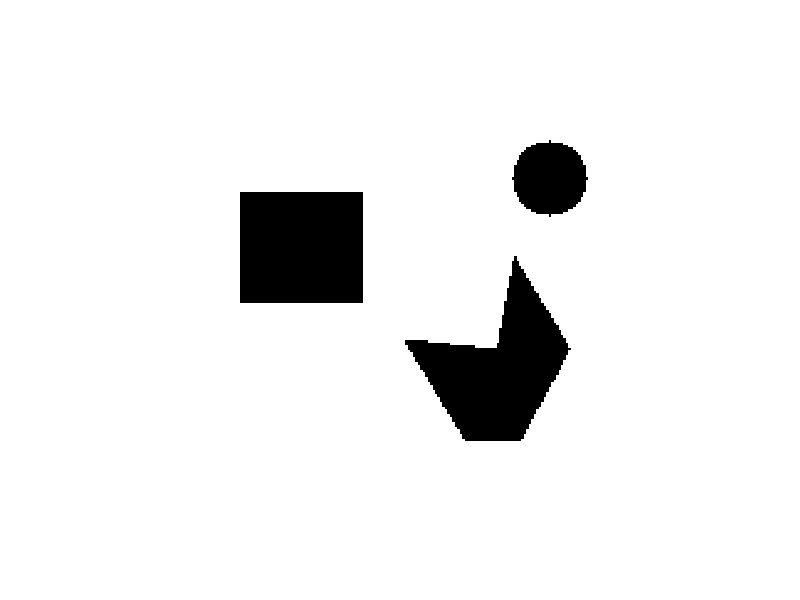

This figure's MATLAB source: (Note: this script raises an error after producing the figure.)
%% Abhishek Kathpal(akathpal) - Astar Implementation

clc;
clear;
close all;

for i = 1:2
        open(i).parent = [];
        open(i).local_cost = inf;
        open(i).global_cost = inf;
        node_open(i,:) = [0,0];
        close_list(i).parent = [];
        close_list(i).local_cost = inf;
        close_list(i).global_cost = inf;
        node_close(i,:) = [0,0];
end

%% Drawing Graphical Interface
Space = ones(151,251);
Space(37:81,56:105) = 0;
[columns,rows] = meshgrid(1:251, 1:151);
circlePixels = (rows - 31).^2 + (columns - 181).^2 <= 15.^2;
y = [55,51,89,51,14,14];
x = [120,158,165,188,168,145];
mask1 = poly2mask(x+1,151-y,151,251);
Space(mask1) = 0;
Space(circlePixels) = 0;

imshow(Space);

hold on

start_in = round(ginput(1));
goal_in = round(ginput(1));


tic;

start(1) = start_in(1) - 1;
start(2) = 151 - start_in(2);
goal(1) = goal_in(1) - 1;
goal(2) = 151 - goal_in(2);


i=1;
open(i).parent = [];
node_open(i,:) = start;
open(i).local_cost = 0;
open(i).global_cost = heuristic(start,goal);

           
b=1;
while 1
    
    [~,Ind] = min(arrayfun (@(x) x.global_cost, open)) ;
    curr_node = open(Ind);
    
    %% Left
    [Status, NewNode] = ActionMoveLeft(node_open(Ind,:));
    if Status 
        collision = obstacle(Space,NewNode);
        if ~collision && ~member(NewNode,node_close)
            a = ismember(NewNode,node_open,'rows');
            if a
                [~,loc] = member(NewNode,node_open);
                t = curr_node.local_cost + 10;
                if t < open(loc).local_cost
                    open(loc).local_cost = t;
                    open(loc).global_cost = t + heuristic(node_open(loc,:),goal);
                    open(loc).parent = node_open(Ind,:);
                end
            else
                node_open(i+1,:) = NewNode;
                open(i+1).parent = node_open(Ind,:);
                open(i+1).local_cost = curr_node.local_cost + 10;
                open(i+1).global_cost = open(i+1).local_cost + heuristic(NewNode,goal);
                i = i+1;
                %plot(NewNode(1)+1,151-NewNode(2),'y.');
                %pause(1e-100);
            end
        end
    end
    
   
    %% Right
    [Status, NewNode] = ActionMoveRight(node_open(Ind,:));
    if Status 
        collision = obstacle(Space,NewNode);
        if ~collision && ~member(NewNode,node_close)
           a = ismember(NewNode,node_open,'rows');
            if a
                [~,loc] = member(NewNode,node_open);
                t = curr_node.local_cost + 10;
                if t < open(loc).local_cost
                    open(loc).local_cost = t;
                    open(loc).global_cost = t + heuristic(node_open(loc,:),goal);
                    open(loc).parent = node_open(Ind,:);
                end
            else
                node_open(i+1,:) = NewNode;
                open(i+1).parent = node_open(Ind,:);
                open(i+1).local_cost = curr_node.local_cost + 10;
                open(i+1).global_cost = open(i+1).local_cost + heuristic(NewNode,goal);
                i = i+1;
                %plot(NewNode(1)+1,151-NewNode(2),'y.');
                %pause(1e-100);
            end
        end
    end
    
    %% Up
    [Status, NewNode] = ActionMoveUp(node_open(Ind,:));
    if Status 
        collision = obstacle(Space,NewNode);
        if ~collision && ~member(NewNode,node_close) 
           a = ismember(NewNode,node_open,'rows');
            if a
                [~,loc] = member(NewNode,node_open);
                t = curr_node.local_cost + 10;
                if t < open(loc).local_cost
                    open(loc).local_cost = t;
                    open(loc).global_cost = t + heuristic(node_open(loc,:),goal);
                    open(loc).parent = node_open(Ind,:);
                end
            else
                node_open(i+1,:) = NewNode;
                open(i+1).parent = node_open(Ind,:);
                open(i+1).local_cost = curr_node.local_cost + 10;
                open(i+1).global_cost = open(i+1).local_cost + heuristic(NewNode,goal);
                i = i+1;
                %plot(NewNode(1)+1,151-NewNode(2),'y.');
                %pause(1e-100);
            end
        end
    end
    
    %% Down
    [Status, NewNode] = ActionMoveDown(node_open(Ind,:));
    if Status 
        collision = obstacle(Space,NewNode);
        if ~collision && ~member(NewNode,node_close) 
           a = ismember(NewNode,node_open,'rows');
            if a
                [~,loc] = member(NewNode,node_open);
                t = curr_node.local_cost + 10;
                if t < open(loc).local_cost
                    open(loc).local_cost = t;
                    open(loc).global_cost = t + heuristic(node_open(loc,:),goal);
                    open(loc).parent = node_open(Ind,:);
                end
            else
                node_open(i+1,:) = NewNode;
                open(i+1).parent = node_open(Ind,:);
                open(i+1).local_cost = curr_node.local_cost + 10;
                open(i+1).global_cost = open(i+1).local_cost + heuristic(NewNode,goal);
                i = i+1;
                %plot(NewNode(1)+1,151-NewNode(2),'y.');
                %pause(1e-100);
            end
        end
    end
    
    %% UpLeft
    [Status, NewNode] = ActionMoveUpLeft(node_open(Ind,:));
    if Status 
        collision = obstacle(Space,NewNode);
        if ~collision && ~member(NewNode,node_close) 
           a = ismember(NewNode,node_open,'rows');
            if a
                [~,loc] = member(NewNode,node_open);
                t = curr_node.local_cost + 14;
                if t < open(loc).local_cost
                    open(loc).local_cost = t;
                    open(loc).global_cost = t + heuristic(node_open(loc,:),goal);
                    open(loc).parent = node_open(Ind,:);
                end
            else
                node_open(i+1,:) = NewNode;
                open(i+1).parent = node_open(Ind,:);
                open(i+1).local_cost = curr_node.local_cost + 14;
                open(i+1).global_cost = open(i+1).local_cost + heuristic(NewNode,goal);
                i = i+1;
                %plot(NewNode(1)+1,151-NewNode(2),'y.');
                %pause(1e-100);
            end
        end
    end
    
   
    %% UpRight
    [Status, NewNode] = ActionMoveUpRight(node_open(Ind,:));
    if Status 
        collision = obstacle(Space,NewNode);
        if ~collision && ~member(NewNode,node_close) 
            a = ismember(NewNode,node_open,'rows');
            if a
                [~,loc] = member(NewNode,node_open);
                t = curr_node.local_cost + 14;
                if t < open(loc).local_cost
                    open(loc).local_cost = t;
                    open(loc).global_cost = t + heuristic(node_open(loc,:),goal);
                    open(loc).parent = node_open(Ind,:);
                end
            else
                node_open(i+1,:) = NewNode;
                open(i+1).parent = node_open(Ind,:);
                open(i+1).local_cost = curr_node.local_cost + 14;
                open(i+1).global_cost = open(i+1).local_cost + heuristic(NewNode,goal);
                i = i+1;
                %plot(NewNode(1)+1,151-NewNode(2),'y.');
                %pause(1e-100);
            end
        end
    end
    
    %% DownLeft
    [Status, NewNode] = ActionMoveDownLeft(node_open(Ind,:));
    if Status 
        collision = obstacle(Space,NewNode);
        if ~collision && ~member(NewNode,node_close) 
            a = ismember(NewNode,node_open,'rows');
            if a
                [~,loc] = member(NewNode,node_open);
                t = curr_node.local_cost + 14;
                if t < open(loc).local_cost
                    open(loc).local_cost = t;
                    open(loc).global_cost = t + heuristic(node_open(loc,:),goal);
                    open(loc).parent = node_open(Ind,:);
                end
            else
                node_open(i+1,:) = NewNode;
                open(i+1).parent = node_open(Ind,:);
                open(i+1).local_cost = curr_node.local_cost + 14;
                open(i+1).global_cost = open(i+1).local_cost + heuristic(NewNode,goal);
                i = i+1;
                %plot(NewNode(1)+1,151-NewNode(2),'y.');
                %pause(1e-100);
            end
        end
    end
    
    %% DownRight
    [Status, NewNode] = ActionMoveDownRight(node_open(Ind,:));
    if Status 
        collision = obstacle(Space,NewNode);
        if ~collision && ~member(NewNode,node_close) 
            a = ismember(NewNode,node_open,'rows');
            if a
                [~,loc] = member(NewNode,node_open);
                t = curr_node.local_cost + 14;
                if t < open(loc).local_cost
                    open(loc).local_cost = t;
                    open(loc).global_cost = t + heuristic(node_open(loc,:),goal);
                    open(loc).parent = node_open(Ind,:);
                end
            else
                node_open(i+1,:) = NewNode;
                open(i+1).parent = node_open(Ind,:);
                open(i+1).local_cost = curr_node.local_cost + 14;
                open(i+1).global_cost = open(i+1).local_cost + heuristic(NewNode,goal);
                i = i+1;
                %plot(NewNode(1)+1,151-NewNode(2),'y.');
                %pause(1e-100);
            end
        end
    end
    
    %% Update
    close_list(b) = curr_node;
    node_close(b,:) = node_open(Ind,:);
    open(Ind) = [];
    node_open(Ind,:)=[];
    i=i-1;
    %disp(close_list(b));
    if node_close(b,:) == goal
        break;
    end
    b = b+1;
end


temp.list = close_list(b);
temp.node = node_close(b,:);

 

while 1
    
    x1 = temp.node(1)+1;
    y1 = 151-temp.node(2);

    if isempty(temp.list.parent)
        break;
    end
    x2 = temp.list.parent(1)+1;
    y2 = 151-temp.list.parent(2);
    
    a = ismember(temp.list.parent,node_close,'rows');
    if a==0
        disp("here");
        [~,pos_1] = member(temp.list.parent,node_open);
        temp.node = node_open(pos_1,:);
        temp.list = open(pos_1);
    else
        [~,pos] = member(temp.list.parent,node_close);
        temp.node = node_close(pos,:);
        temp.list = close_list(pos);
    end
    plot([x1 x2],[y1 y2],'r-o');
    pause(1e-100);
end
toc;

answer = questdlg('Do you want to plan again','Yes','No');
switch answer
    case 'Yes'
        disp([answer ':Choose Start and Goal Points']);
        run('enpm661_proj3_main.m');
    case 'No'
        disp([answer ':Bye']);
end

